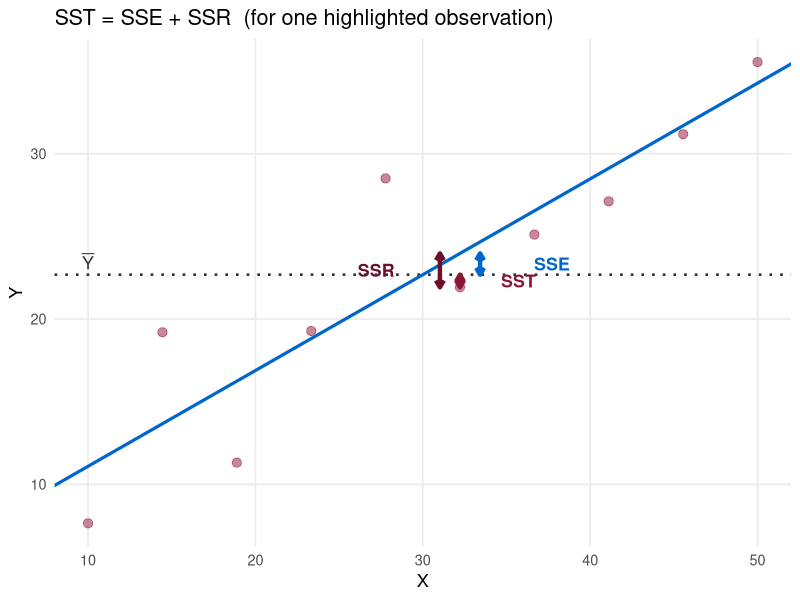
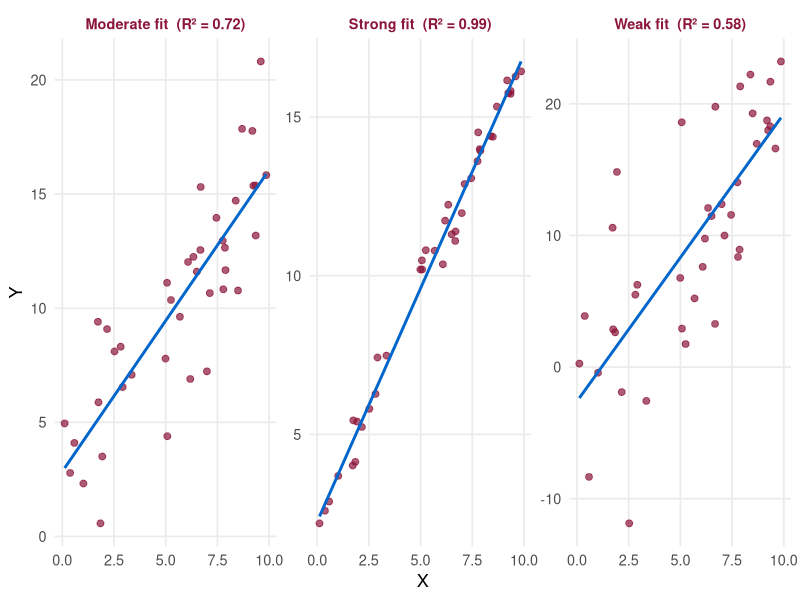

Write the R code that produced these figures, in order.
## ---- chunk 1
knitr::opts_chunk$set(echo = TRUE, warning = FALSE, message = FALSE)
library(ggplot2)
iscal_burgundy      <- "#8B1538"
iscal_dark_burgundy <- "#6B1028"
iscal_gray          <- "#333333"
iscal_light         <- "#F5F5F5"
iscal_blue          <- "#0066CC"

# Running example data (same seed as Part I)
set.seed(5)
n       <- 20
revenue <- round(runif(n, 100, 500), 0)
profit  <- round(10 + 0.18 * revenue + rnorm(n, 0, 15), 1)
model   <- lm(profit ~ revenue)
## ---- chunk 2
set.seed(5)
n2  <- 10
x2  <- seq(10, 50, length.out = n2)
y2  <- 5 + 0.6*x2 + rnorm(n2, 0, 4)
m2  <- lm(y2 ~ x2)
yh2 <- fitted(m2)
ymn <- mean(y2)
i0  <- 6   # highlight one point

df2 <- data.frame(x = x2, y = y2, yhat = yh2)
ggplot(df2, aes(x = x, y = y)) +
  geom_hline(yintercept = ymn, linetype = "dotted", color = iscal_gray, linewidth = 0.9) +
  geom_abline(intercept = coef(m2)[1], slope = coef(m2)[2],
              color = iscal_blue, linewidth = 1.1) +
  geom_point(color = iscal_burgundy, size = 2.8, alpha = 0.5) +
  # SST segment: yi to y-bar
  geom_segment(data = df2[i0,],
               aes(x=x, xend=x, y=ymn, yend=y),
               color = iscal_burgundy, linewidth = 1.5,
               arrow = arrow(length=unit(0.2,"cm"), ends="both")) +
  # SSE segment: y-bar to y-hat
  geom_segment(data = df2[i0,],
               aes(x=x+1.2, xend=x+1.2, y=ymn, yend=yhat),
               color = iscal_blue, linewidth = 1.5,
               arrow = arrow(length=unit(0.2,"cm"), ends="both")) +
  # SSR segment: y-hat to y
  geom_segment(data = df2[i0,],
               aes(x=x-1.2, xend=x-1.2, y=yhat, yend=y),
               color = iscal_dark_burgundy, linewidth = 1.5,
               arrow = arrow(length=unit(0.2,"cm"), ends="both")) +
  annotate("text", x=x2[i0]+3.5, y=(y2[i0]+ymn)/2,
           label="SST", color=iscal_burgundy, size=4.5, fontface="bold") +
  annotate("text", x=x2[i0]+5.5, y=(yh2[i0]+ymn)/2,
           label="SSE", color=iscal_blue, size=4.5, fontface="bold") +
  annotate("text", x=x2[i0]-5, y=(y2[i0]+yh2[i0])/2,
           label="SSR", color=iscal_dark_burgundy, size=4.5, fontface="bold") +
  annotate("text", x=min(x2), y=ymn+0.8,
           label=expression(bar(Y)), color=iscal_gray, size=4.5) +
  theme_minimal(base_size = 13) +
  theme(panel.grid.minor = element_blank()) +
  labs(title = "SST = SSE + SSR  (for one highlighted observation)",
       x = "X", y = "Y")
## ---- chunk 3
set.seed(21)
n3 <- 40
xb <- runif(n3, 0, 10)
make_d <- function(noise, lab) {
  yb  <- 2 + 1.5*xb + rnorm(n3, 0, noise)
  m   <- lm(yb ~ xb)
  r2  <- round(summary(m)$r.squared, 2)
  data.frame(x=xb, y=yb,
             lab = paste0(lab, "  (R² = ", r2, ")"))
}
d_all3 <- rbind(make_d(0.5, "Strong fit"),
                make_d(2.5, "Moderate fit"),
                make_d(6.0, "Weak fit"))
ggplot(d_all3, aes(x = x, y = y)) +
  geom_point(color = iscal_burgundy, alpha = 0.7, size = 2) +
  geom_smooth(method = "lm", se = FALSE, color = iscal_blue, linewidth = 1) +
  facet_wrap(~lab, scales = "free_y") +
  theme_minimal(base_size = 13) +
  theme(strip.text = element_text(color = iscal_burgundy, face = "bold"),
        panel.grid.minor = element_blank()) +
  labs(x = "X", y = "Y")
## ---- chunk 4
# R-squared
summary(model)$r.squared

# Correlation coefficient
cor(revenue, profit)

# Verify: r² = R²
cor(revenue, profit)^2
## ---- chunk 5
set.seed(7)
n       <- 100
size    <- rnorm(n, 50, 10)        # firm size (omitted variable)
adspend <- 5 + 0.4*size + rnorm(n, 0, 5)   # corr. with size
sales   <- 20 + 2*adspend + 3*size + rnorm(n, 0, 10)  # true: β1=2, β2=3

# Short regression (omitting size)
coef(lm(sales ~ adspend))["adspend"]

# Long regression (including size)
coef(lm(sales ~ adspend + size))["adspend"]
## ---- chunk 6
set.seed(5)
n          <- 30
revenue2   <- round(runif(n, 100, 500), 0)
employees  <- round(runif(n, 10, 80), 0)
profit2    <- round(5 + 0.15*revenue2 + 0.8*employees + rnorm(n, 0, 12), 1)

mlr_model  <- lm(profit2 ~ revenue2 + employees)
coef(mlr_model)
## ---- chunk 7
summary(mlr_model)
## ---- chunk 8
set.seed(9)
noise <- rnorm(30)          # completely irrelevant variable
m1 <- lm(profit2 ~ revenue2 + employees)
m2 <- lm(profit2 ~ revenue2 + employees + noise)
c(R2_without_noise = summary(m1)$r.squared,
  R2_with_noise    = summary(m2)$r.squared)
## ---- chunk 9
set.seed(9)
noise <- rnorm(30)
m1 <- lm(profit2 ~ revenue2 + employees)
m2 <- lm(profit2 ~ revenue2 + employees + noise)

c(Adj_R2_without = summary(m1)$adj.r.squared,
  Adj_R2_with    = summary(m2)$adj.r.squared)
